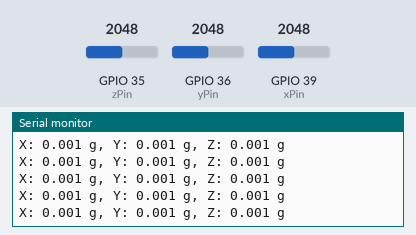
Bench run of a sketch on a simulated ESP32. Shown: the last lines printed to the serial monitor. The inputs (shaded band) are chosen by the test bench; at power-on: GPIO 35 (zPin) = 2048, GPIO 36 (yPin) = 2048, GPIO 39 (xPin) = 2048 (analog values on the 0–4095 scale).

Above: at 1.2 s.
1.3 s: GPIO 35 (zPin) set to 2866
At 1.31 s:
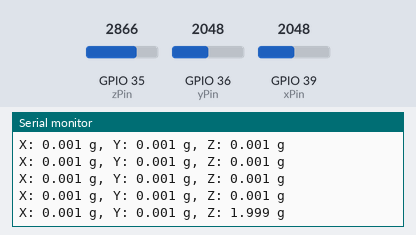
2.8 s: GPIO 36 (yPin) set to 2866
At 2.82 s:
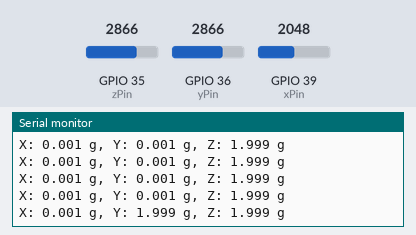
4.3 s: GPIO 39 (xPin) set to 2866
At 4.33 s:
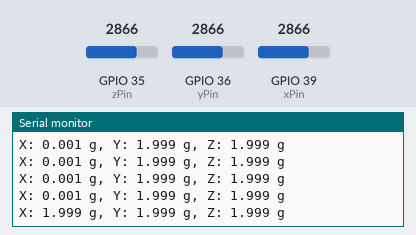
5.8 s: GPIO 35 (zPin) set to 3603
At 5.84 s:
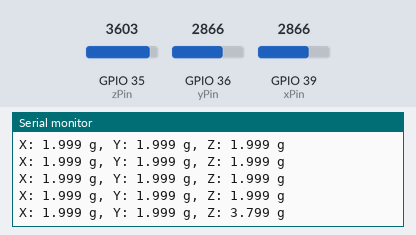
7.3 s: GPIO 36 (yPin) set to 3603
At 7.35 s:
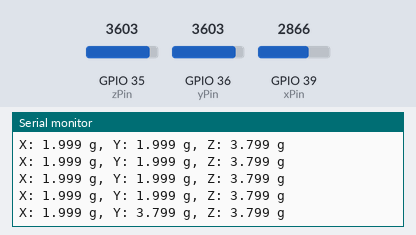
8.8 s: GPIO 39 (xPin) set to 3603
At 8.86 s:
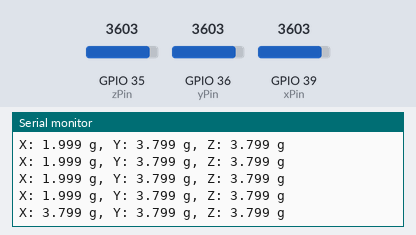
Timing chart, 0 to 11.3 s (numbered marks = the images above; inputs shaded):
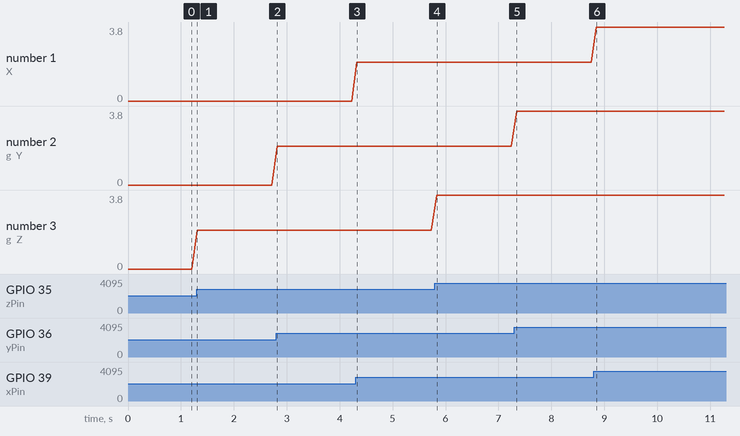

The sketch:

AccelerometerCode.ino
```cpp
#include <Arduino.h>

// ADXL335 analog pins connected to ESP32
const int xPin = 39;
const int yPin = 36;
const int zPin = 35;

// ADXL335 setup values
const float zeroG = 1.65;
const float scale = 0.330;

void setup() {
  Serial.begin(115200); // Start serial communication
  // Initialize analog pins
  analogReadResolution(12); // ESP32 uses 12 bits
}

void loop() {
  // Read raw values
  int xRaw = analogRead(xPin);
  int yRaw = analogRead(yPin);
  int zRaw = analogRead(zPin);

  // Convert raw readings to voltage
  float xVoltage = (xRaw / 4095.0) * 3.3; // Convert analog reading to voltage
  float yVoltage = (yRaw / 4095.0) * 3.3;
  float zVoltage = (zRaw / 4095.0) * 3.3;

  // Convert voltage to acceleration
  float xAccel = (xVoltage - zeroG) / scale;
  float yAccel = (yVoltage - zeroG) / scale;
  float zAccel = (zVoltage - zeroG) / scale;

  // Output the acceleration values to the serial monitor
  Serial.print("X: ");
  Serial.print(xAccel, 3); // 3 decimal places for accuracy
  Serial.print(" g, Y: ");
  Serial.print(yAccel, 3);
  Serial.print(" g, Z: ");
  Serial.print(zAccel, 3);
  Serial.println(" g");

  delay(100); // Delay for a bit to not flood the serial monitor
}
```

Measured:
- after the input at 1.3 s, the serial monitor: prints a new line at once (image 1)
- after the input at 2.8 s, the serial monitor: prints a new line at once (image 2)
- after the input at 4.3 s, the serial monitor: prints a new line at once (image 3)
- after the input at 5.8 s, the serial monitor: prints a new line at once (image 4)
- after the input at 7.3 s, the serial monitor: prints a new line at once (image 5)
- after the input at 8.8 s, the serial monitor: prints a new line after 0.05 s (image 6)
- plotted number 3: 0 → 2 after the input at 1.3 s, 2 → 3.8 after the input at 5.8 s
